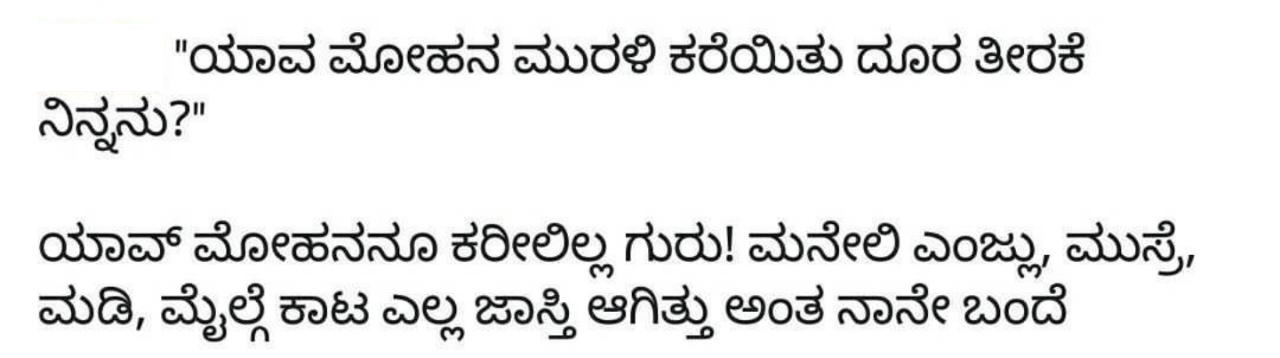
#> input picture FINAL_VERSION/sample3.png, 1280 x 358 px
$ python word_segment.py
#> lines starting #> are read from the running program, lines starting #| are printed output that depends on the picture; after the words box and inside, x2 and y2 are one past the last pixel; in counts of white or black regions, pixels touching at a corner belong together
### FINAL_VERSION/imgProc_util.py
import numpy as np
import cv2 as cv
import sys
pwd = sys.path[0]

# [5 lines left out: function selfCrop, not called in this run]

def getBase(imgCrop):
	retval,imgCrop_BW = cv.threshold(imgCrop,128,255,cv.THRESH_BINARY)
	img_HorzEdge = np.uint8(cv.Sobel(imgCrop_BW,cv.CV_64F,0,1,ksize=3))
	hpp = np.sum(img_HorzEdge,1)/255;
	Hhalf = int(hpp.shape[0]/2)
	base = Hhalf + np.argmax(hpp[Hhalf:])
	return base

# [34 lines left out: function splitChar, not called in this run]

### FINAL_VERSION/word_segment.py
## Python code for segmentation of Kannada words from a paragraph
## After excecuting this code, open the WordSegmentResult folder
## and make sure that each image contains one (and only ONE) whole Kannada word,
## or a punctation mark. The words should also not be split between several images.
## If the result is not proper then modify the parameters below according to the instructions given

## This is the filename of the image you want to apply OCR on
filename = 'sample3.png';

## This value should be less than the minimum vertical spacing between two lines of text (in pixels)
## but greater than the maximum vertical spacing between the characters and vattaksharas (subscripts)
## Increase this value if vattaksharas (subscripts) are saved as separate images
## Decrease this value if the words are not in order or words in two different lines appear in a single image
ysize = 5;

## This value should be less than the minimum horizontal spacing between two words
## but greater than the maximum horizontal spacing between two letters in a single words
## Increase this value if a single word gets split between multiple images
## Decrease this value if two or more words appear in a single image
xsize = 13;

## This is the threshold value. For most images it is safe to keep this at 128
## (Lesser than 128 will cause errors)
thresh = 150;

## Do NOT modify any of this
import numpy as np
import cv2 as cv
import sys
pwd = sys.path[0]
import os
import shutil
import imgProc_util

dirname = 'WordSegmentResult';
if(os.path.exists("%s/%s"%(pwd,dirname))):
	shutil.rmtree("%s/%s"%(pwd,dirname))
os.mkdir("%s/%s"%(pwd,dirname));

A = cv.imread("%s/%s"%(pwd,filename),cv.IMREAD_GRAYSCALE);
#> A: shape (358, 1280); min 0, max 255, mean 233.3
B = cv.threshold(A,thresh,255,cv.THRESH_BINARY_INV)[1];
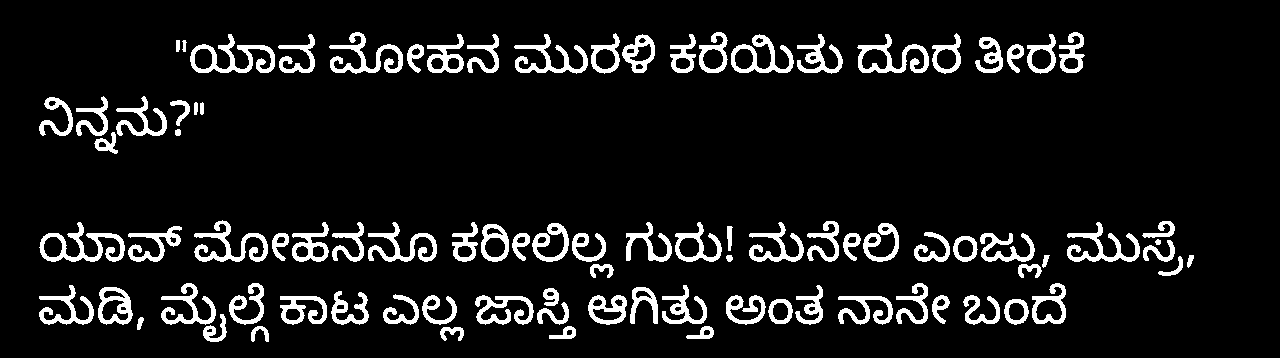
#> B: shape (358, 1280); 9.1% white; 90 white regions, largest, box (x1, y1, x2, y2) and area: (39, 222, 125, 262) 1174, (190, 34, 275, 73) 1158, (194, 220, 268, 262) 1077
X = np.ones((ysize,np.shape(B)[1]));
C = cv.morphologyEx(B,cv.MORPH_CLOSE,X)
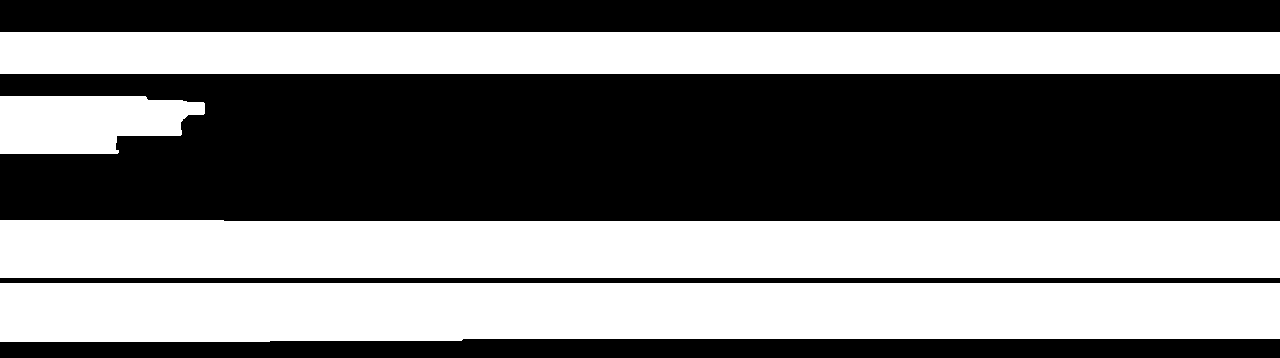
#> C: shape (358, 1280); 45.7% white; 4 white regions, box (x1, y1, x2, y2) and area: (0, 220, 1280, 278) 73184, (0, 283, 1280, 342) 72875, (0, 32, 1280, 74) 53760, (0, 96, 205, 154) 9560
N,D = cv.connectedComponents(C)
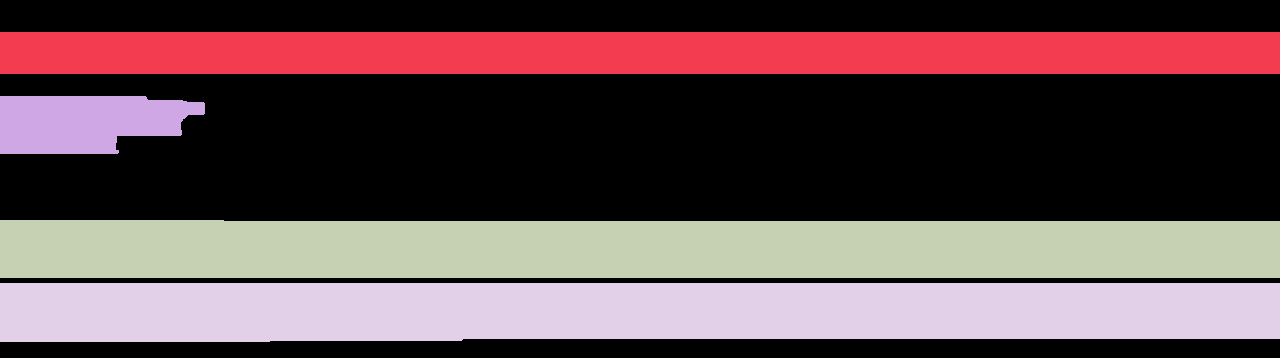
#> D: shape (358, 1280) int32; 5 distinct labels, from 0 to 4; one colour per label, 0 black
#> N = 5
k = 0;
for i in range(1,N):
  (H,W) = np.where(D == i);
  F = B[min(H):max(H)+1,:];
  ARef = A[min(H):max(H)+1,:];
  base = imgProc_util.getBase(ARef)
  X2 = np.ones((ysize,xsize));
  C2 = cv.morphologyEx(F,cv.MORPH_DILATE,X2)
  C2 = cv.rotate(C2,cv.ROTATE_90_CLOCKWISE);
  N2,D2 = cv.connectedComponentsWithAlgorithm(C2,8,cv.CV_16U,ccltype=cv.CCL_WU);
  D2 = cv.rotate(D2,cv.ROTATE_90_COUNTERCLOCKWISE);
  for j in range(1,N2):
    (H2,W2) = np.where(D2 == j);
    F2 = F[:,min(W2):max(W2)+1];
    ARef2 = ARef[:,min(W2):max(W2)+1];
    (H2,W2) = np.where(F2 != 0);
    final = ARef2[:,min(W2):max(W2)+1];
    filepath = "%s/%s/w%03d_%03d.png"%(pwd,dirname,k,base);
    k = k + 1;
    cv.imwrite(filepath,final);
#> this loop made 4 passes
#> (base, N2) on passes 1 to 4: (40, 7), (39, 2), (40, 7), (40, 10)
#> pass 1, `cv.imwrite(filepath,final);`:
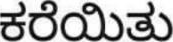
#> saved as w003_040.png: shape (42, 173); min 0, max 255, mean 173.5
#> after the loop:
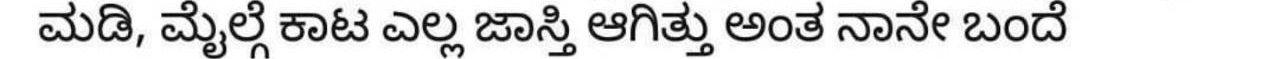
#> ARef: shape (59, 1280); min 0, max 255, mean 213.5
#> after the loop:
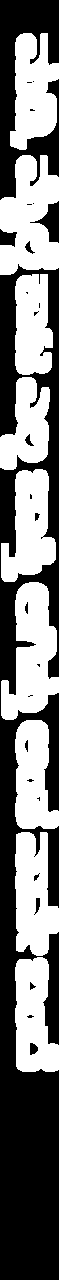
#> C2: shape (1280, 59); 47% white; 9 white regions, largest, box (x1, y1, x2, y2) and area: (0, 155, 59, 275) 5020, (1, 582, 59, 720) 4934, (15, 832, 59, 956) 4000
#> after the loop:
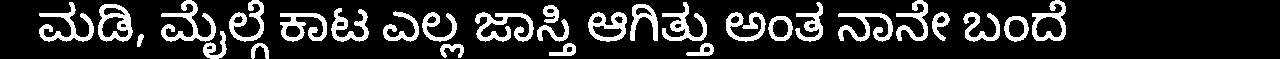
#> F: shape (59, 1280); 17.5% white; 29 white regions, largest, box (x1, y1, x2, y2) and area: (475, 12, 534, 42) 833, (161, 0, 216, 42) 808, (39, 2, 94, 42) 747
#> after the loop, k = 22

print("Segmentation done. Check the WordSegmentResult folder for proper result, then excecute \"paragraph.py\"");

$ run again, with FINAL_VERSION/sample1.png copied over FINAL_VERSION/sample3.png
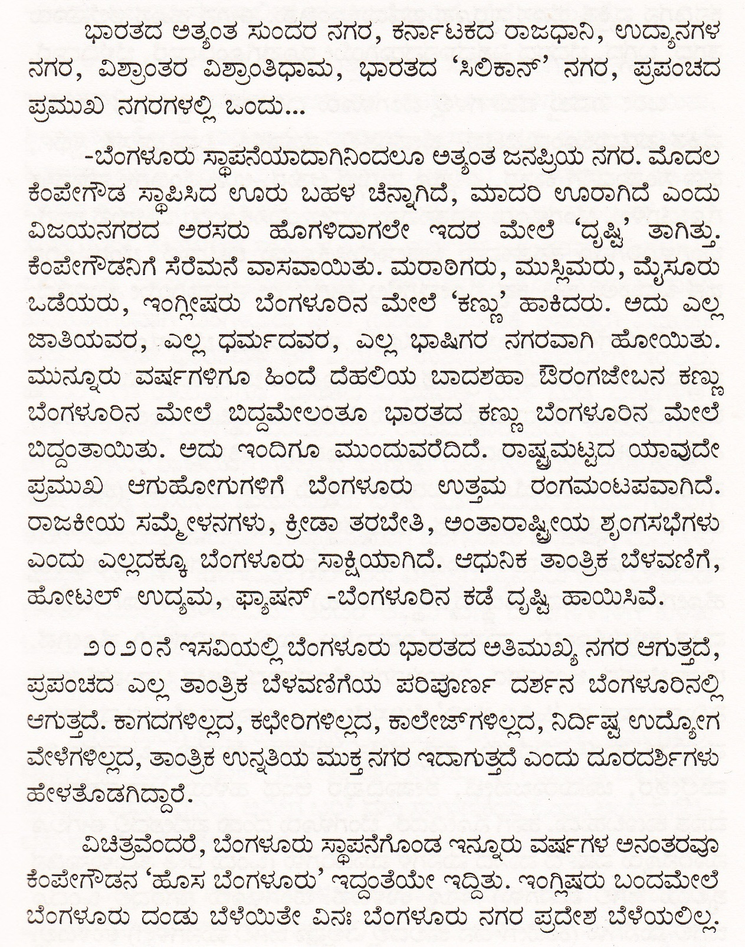
#> input picture FINAL_VERSION/sample1.png, 745 x 947 px, shrunk from 1263 x 1604 before the run
#> B: shape (947, 745); 10.8% white in thin lines or dots
#> C: shape (947, 745); 66.8% white; 23 black regions, largest, box (x1, y1, x2, y2) and area: (0, 775, 745, 834) 38542, (0, 85, 745, 146) 38077, (0, 615, 745, 637) 16390
#> `N,D = cv.connectedComponents(C)`:
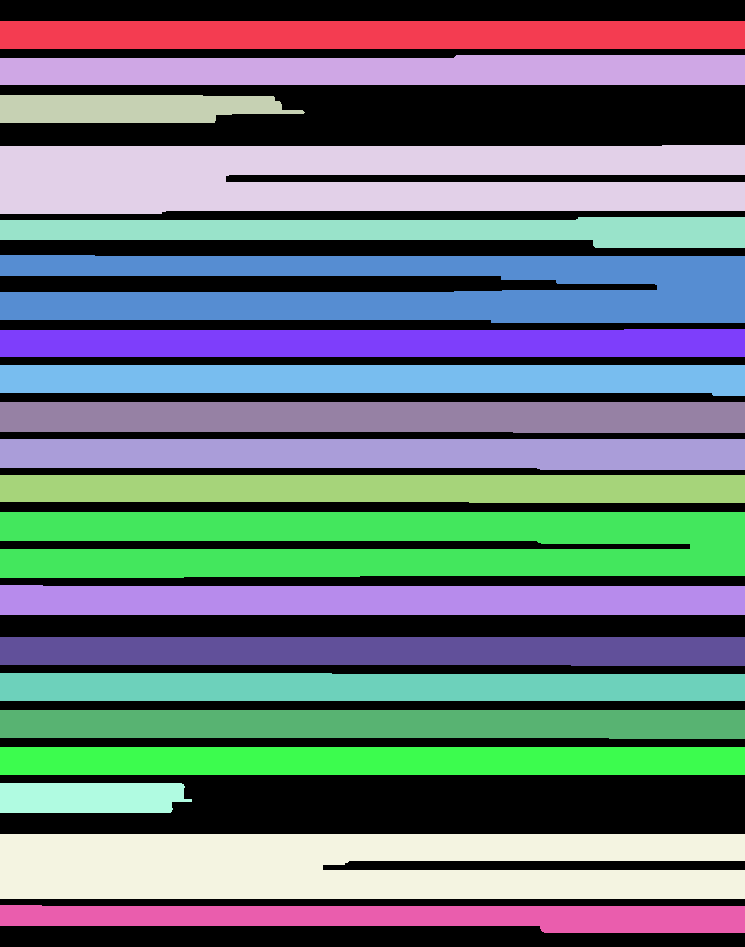
#> D: shape (947, 745) int32; 21 distinct labels, from 0 to 20; one colour per label, 0 black
#> N = 21
#> the loop `for i in range(1,N):` made 20 passes
#> (base, N2) on passes 1 to 8: (17, 4), (20, 8), (18, 3), (55, 10), (20, 8), (55, 10), (18, 7), (18, 8)
#> after the loop `for i in range(1,N):`:
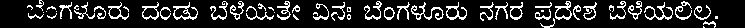
#> F: shape (28, 745); 15% white in thin lines or dots
#> after the loop `for i in range(1,N):`: k = 102

$ run again, with FINAL_VERSION/sample2.png copied over FINAL_VERSION/sample3.png
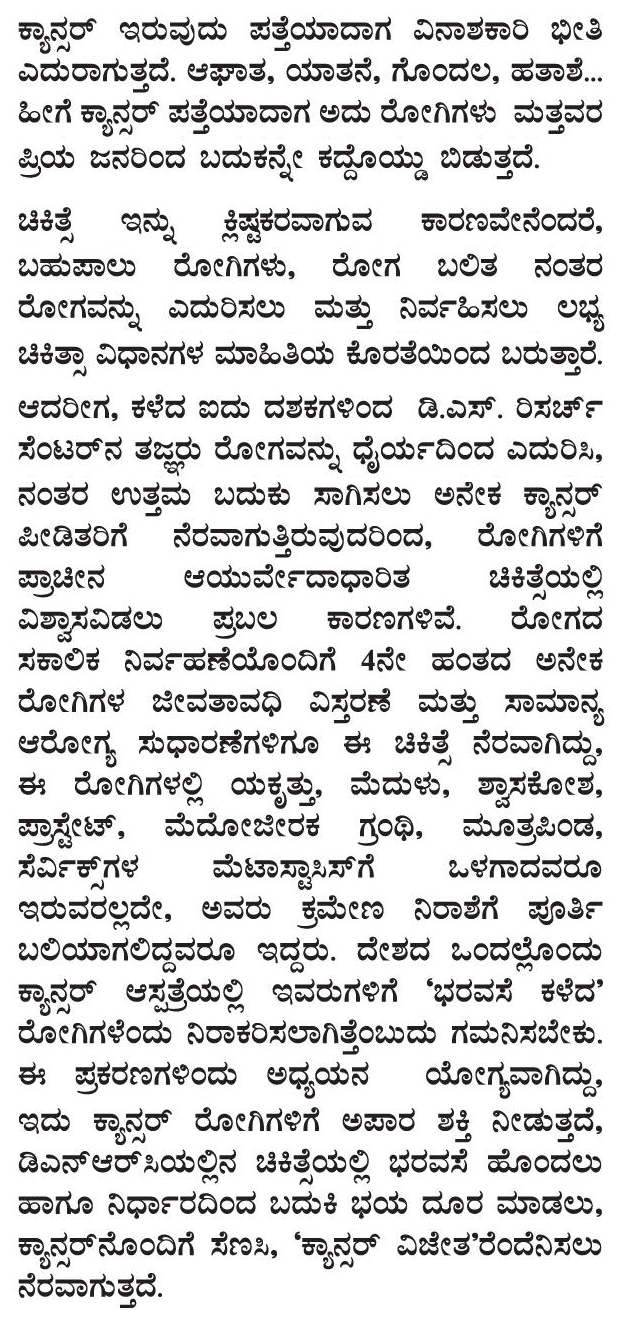
#> input picture FINAL_VERSION/sample2.png, 625 x 1325 px
#> B: shape (1325, 625); 16.1% white; 746 white regions (12 under 20 px), largest, box (x1, y1, x2, y2) and area: (291, 17, 338, 40) 471, (209, 100, 257, 123) 457, (62, 938, 110, 961) 457
#> C: shape (1325, 625); 73% white; 30 black regions, largest, box (x1, y1, x2, y2) and area: (0, 1269, 625, 1325) 29143, (0, 180, 625, 207) 16289, (0, 376, 625, 395) 11715
#> `N,D = cv.connectedComponents(C)`:
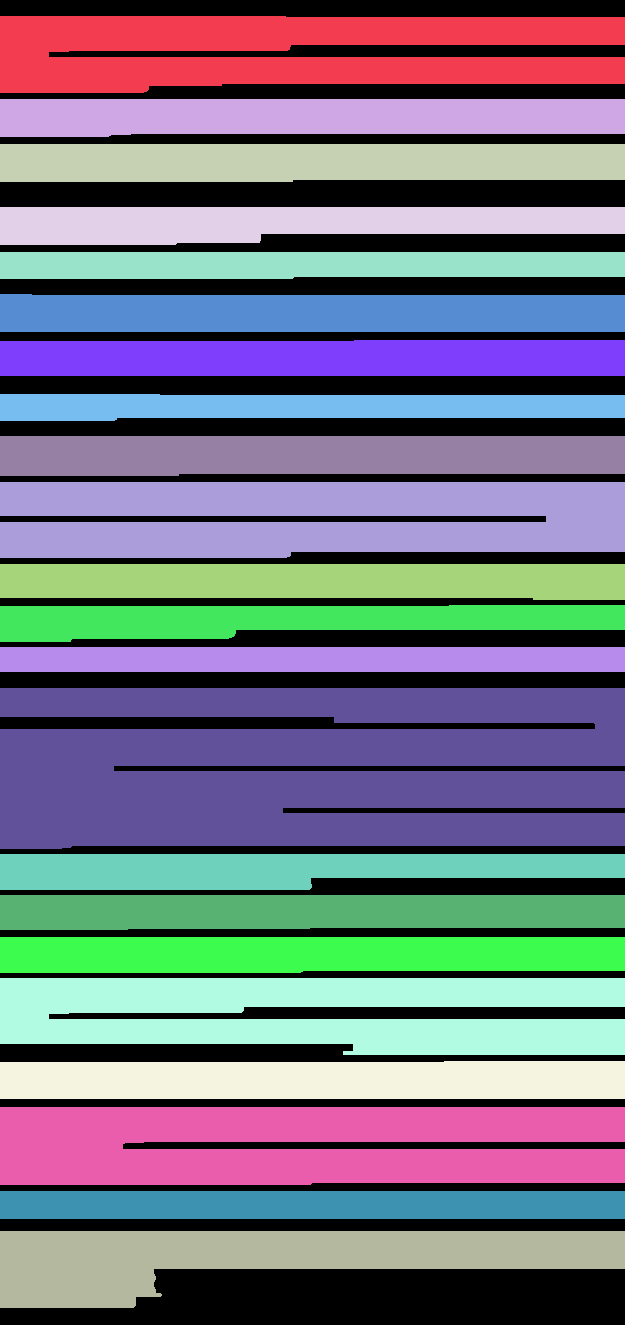
#> D: shape (1325, 625) int32; 23 distinct labels, from 0 to 22; one colour per label, 0 black
#> N = 23
#> the loop `for i in range(1,N):` made 22 passes
#> (base, N2) on passes 1 to 8: (64, 8), (22, 3), (23, 6), (23, 5), (23, 6), (22, 6), (23, 4), (23, 8)
#> after the loop `for i in range(1,N):`:
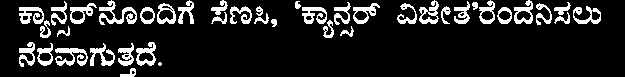
#> F: shape (77, 625); 13.1% white; 41 white regions (1 under 20 px), largest, box (x1, y1, x2, y2) and area: (99, 0, 137, 25) 376, (55, 48, 88, 66) 325, (19, 7, 44, 24) 268
#> after the loop `for i in range(1,N):`: k = 125

$ run again, with FINAL_VERSION/sample4.png copied over FINAL_VERSION/sample3.png
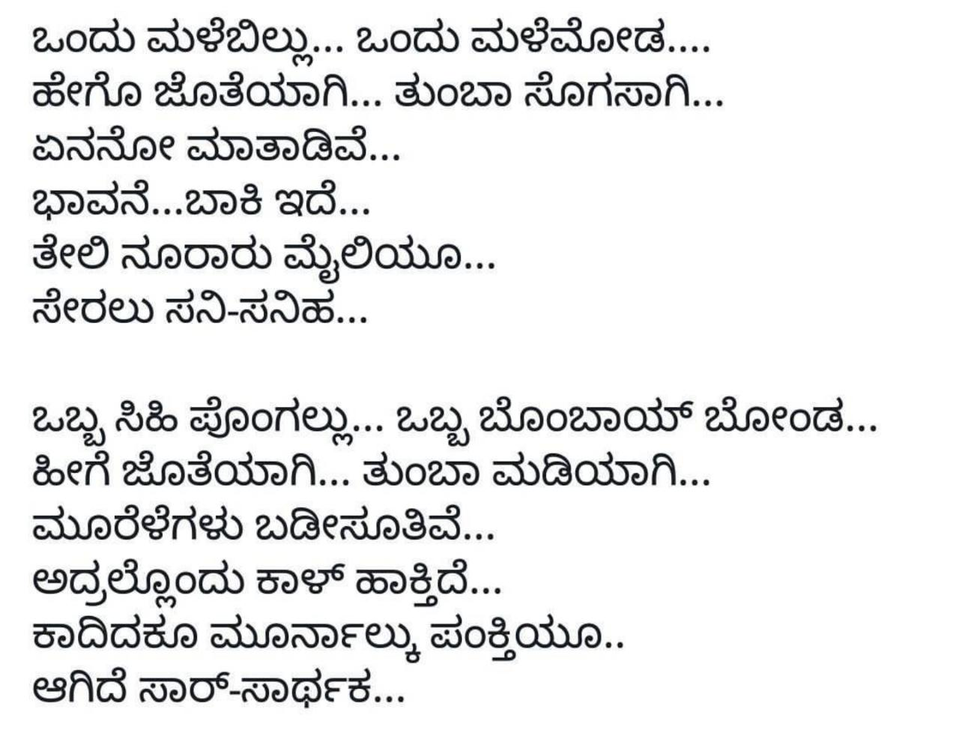
#> input picture FINAL_VERSION/sample4.png, 959 x 736 px, shrunk from 1280 x 982 before the run
#> B: shape (736, 959); 9.2% white; 221 white regions (1 under 20 px), largest, box (x1, y1, x2, y2) and area: (375, 235, 461, 269) 927, (516, 614, 601, 648) 922, (33, 506, 111, 540) 874
#> C: shape (736, 959); 44.4% white; 8 white regions, largest, box (x1, y1, x2, y2) and area: (0, 396, 959, 486) 74619, (0, 17, 959, 106) 72985, (0, 614, 959, 708) 61124
#> D: shape (736, 959) int32; 9 distinct labels, from 0 to 8
#> N = 9
#> the loop `for i in range(1,N):` made 8 passes
#> (base, N2) on passes 1 to 8: (68, 9), (33, 2), (33, 3), (87, 4), (88, 7), (33, 3), (34, 3), (67, 6)
#> after the loop `for i in range(1,N):`:
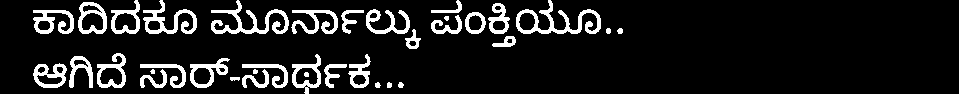
#> F: shape (94, 959); 11.1% white; 36 white regions (1 under 20 px), largest, box (x1, y1, x2, y2) and area: (516, 0, 601, 34) 922, (211, 0, 289, 34) 858, (143, 0, 197, 34) 664
#> after the loop `for i in range(1,N):`: k = 29
